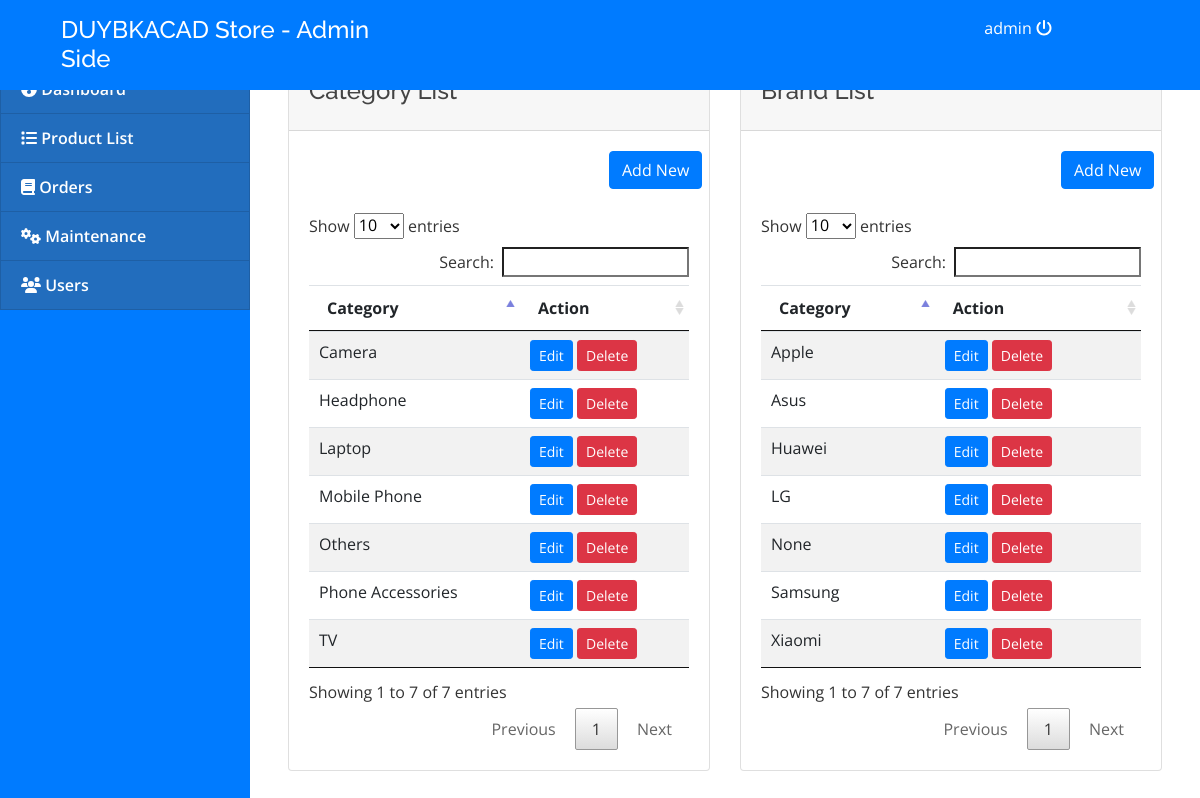
Screenshot of /admin/index.php?page=maintenance (signed in) with the database file from the repository.
### tables this page shows
CREATE TABLE `categories` (
  `cat_id` int(100) NOT NULL,
  `cat_title` text NOT NULL
);

CREATE TABLE `brands` (
  `brand_id` int(100) NOT NULL,
  `brand_title` text NOT NULL
);

### admin/maintenance.php (the view, shortened to what this page needs)
 <?php
include("../db.php");
include "sidenav.php";
include "topheader.php";
?>
      <div class="content">
        <div class="container-fluid">
        <div class="col-lg-12">
        	<div class="row">
         <div class="col-md-6">
            <div class="card">
              <div class="card-header card-header-primary">
                <h4 class="card-title"> Category List</h4>
              </div>
              <div class="card-body">
                <div class="col-md-4 offset-md-9"> <a class=" btn btn-primary " href="javascript:void(0)" id="newcat">Add New</a></div>
                <br>
                <div class="table-responsive ps">
                  <table class="table table-striped " id="brand">
                    <thead class="">
                      <tr>
                        <th>Category</th>
                        <th>Action</th>
                      </tr>
                    </thead>
                    <tbody>
                      <?php
                        $result=mysqli_query($con,"select * from categories order by cat_title asc");
                        while(list($cat_id,$cat_title)=mysqli_fetch_array($result))
                        {
                        echo "<tr>
                        <td>$cat_title</td>
                        <td>
                        <a class=' btn btn-primary btn-sm edit_cat' href='javascript:void(0)' data-id ='$cat_id'>Edit</a>
                        <a class=' btn btn-danger btn-sm remove_cat' href='javascript:void(0)' data-id ='$cat_id'>Delete</a>
                        </td></tr>";
                        }
                        ?>
                    </tbody>
                  </table>
                </div>
              </div>
            </div>
          </div>
          <div class="col-md-6">
            <div class="card">
              <div class="card-header card-header-primary">
                <h4 class="card-title"> Brand List</h4>
              </div>
              <div class="card-body">
                <div class="col-md-4 offset-md-9"> <a class=" btn btn-primary " href="javascript:void(0)" id="newbrand">Add New</a></div>
                <br>
                <div class="table-responsive ps">
                  <table class="table table-striped " id="cat">
                    <thead class="">
                      <tr>
                        <th>Category</th>
                        <th>Action</th>
                      </tr>
                    </thead>
                    <tbody>
                      <?php
                        $result=mysqli_query($con,"select * from brands order by brand_title asc");
                        while(list($brand_id,$brand_title)=mysqli_fetch_array($result))
                        {
                        echo "<tr>
                        <td>$brand_title</td>
                        <td>
                        <a class=' btn btn-primary btn-sm edit_brand' href='javascript:void(0)' data-id ='$brand_id'>Edit</a>
                        <a class=' btn btn-danger btn-sm remove_brand' href='javascript:void(0)' data-id ='$brand_id'>Delete</a>
                        </td></tr>";
                        }
                        ?>
                    </tbody>
                  </table>
                </div>
              </div>
            </div>
          </div>
          </div>
        </div>
        </div>
      </div>

### admin/index.php (shortened to what this page needs)
<!doctype html>
<html lang="en">
 <?php include 'header.php' ?>
<body class="n">
<?php
include "sidenav.php";
include "topheader.php";
?>
      <main id="view-panel">
        <div class="container-fluid">
            <?php
            $page = isset($_GET['page']) ? $_GET['page'] : 'home';
            include $page.'.php' ?>
    </main>
  </body>

### admin/header.php (shortened to what this page needs)
<head>
    <link rel="stylesheet" href="../assets/font-awesome/css/all.min.css">
  <link href="../assets/vendor/bootstrap/css/bootstrap.min.css" rel="stylesheet">
  <link href="../assets/vendor/icofont/icofont.min.css" rel="stylesheet">
  <link href="../assets/vendor/boxicons/css/boxicons.min.css" rel="stylesheet">
  <link href="../assets/vendor/venobox/venobox.css" rel="stylesheet">
  <link href="../assets/vendor/animate.css/animate.min.css" rel="stylesheet">
  <link href="../assets/vendor/remixicon/remixicon.css" rel="stylesheet">
  <link href="../assets/vendor/owl.carousel/../assets/owl.carousel.min.css" rel="stylesheet">
  <link href="../assets/vendor/bootstrap-datepicker/css/bootstrap-datepicker.min.css" rel="stylesheet">
  <link href="../assets/DataTables/datatables.min.css" rel="stylesheet">
  <link href="../assets/css/select2.min.css" rel="stylesheet">
  <link href="../assets/css/style.css" rel="stylesheet">
  <link type="text/css" rel="stylesheet" href="../assets/css/jquery-te-1.4.0.css">
</head>

### admin/sidenav.php (shortened to what this page needs)
  <nav id="sidebar" class='mx-lt-5 bg-primary' style="">
  <div class="container-fluid" style="padding: 0">
    <div class="sidebar-list">
            <a class="nav-item nav-home" href="index.php?page=home">
            </a>
            <a class="nav-item nav-productlist" href="index.php?page=productlist">
              <i class="fa fa-list nav-productlist"></i>
              Product List
            </a>
            <a class="nav-item nav-orders" href="index.php?page=orders">
              <i class="fa fa-book"></i>
              Orders
            </a>
            <a class="nav-item" href="index.php?page=maintenance">
              <i class="fa fa-cogs nav-maintenance"></i>
              Maintenance
            </a>
            <a class="nav-item nav-adduser nav-edituser nav-manageuser" href="index.php?page=manageuser" >
              <i class="fa fa-users"></i>
                Users
              </a>
            </div>
    </div>
  </div>
</nav>

### admin/topheader.php
<nav class="navbar navbar-light fixed-top bg-primary" >
  <div class="container-fluid mt-2 ">
    <div class="col-lg-12">
      <div class="col-md-4 float-left">
        <h4 class="text-white">DUYBKACAD Store - Admin Side</h4>
      </div>
      <div class="col-md-2 float-right">
        <a href="logout.php" class=" text-white"><?php echo $_SESSION['login_admin_name'] ?> <i class="fa fa-power-off"></i></a>
      </div>
    </div>
  </div>
</nav>

### assets/css/style.css (style rules this page uses)
body { font-family: "Open Sans", sans-serif; color: #444444; width: 100%; height: calc(100%); }
a { color: #1977cc; }
h1, h2, h3, h4, h5, h6 { font-family: "Raleway", sans-serif; }
nav#sidebar { height: calc(100%); position: fixed; z-index: 99; left: 0; width: 250px; }
a.nav-item { position: relative; display: block; padding: .75rem 1.25rem; margin-bottom: -1px; border: 1px solid rgba(0,0,0,.125); background-color: #226dbd; color: #ffffff; font-weight: 600; }
main#view-panel { margin-left: 250px; width:calc(100% - 250px); margin-top: 3.5rem; padding: .5em }

### rows the page displays
categories: cat_title "Camera"
categories: cat_title "Headphone"
categories: cat_title "Laptop"
categories: cat_title "Mobile Phone"
categories: cat_title "Others"
categories: cat_title "Phone Accessories"
categories: cat_title "TV"
brands: brand_title "Apple"
brands: brand_title "Asus"
brands: brand_title "Huawei"
brands: brand_title "LG"
brands: brand_title "None"
brands: brand_title "Samsung"
brands: brand_title "Xiaomi"

### other values shown
$_SESSION['login_admin_name'] "admin"
